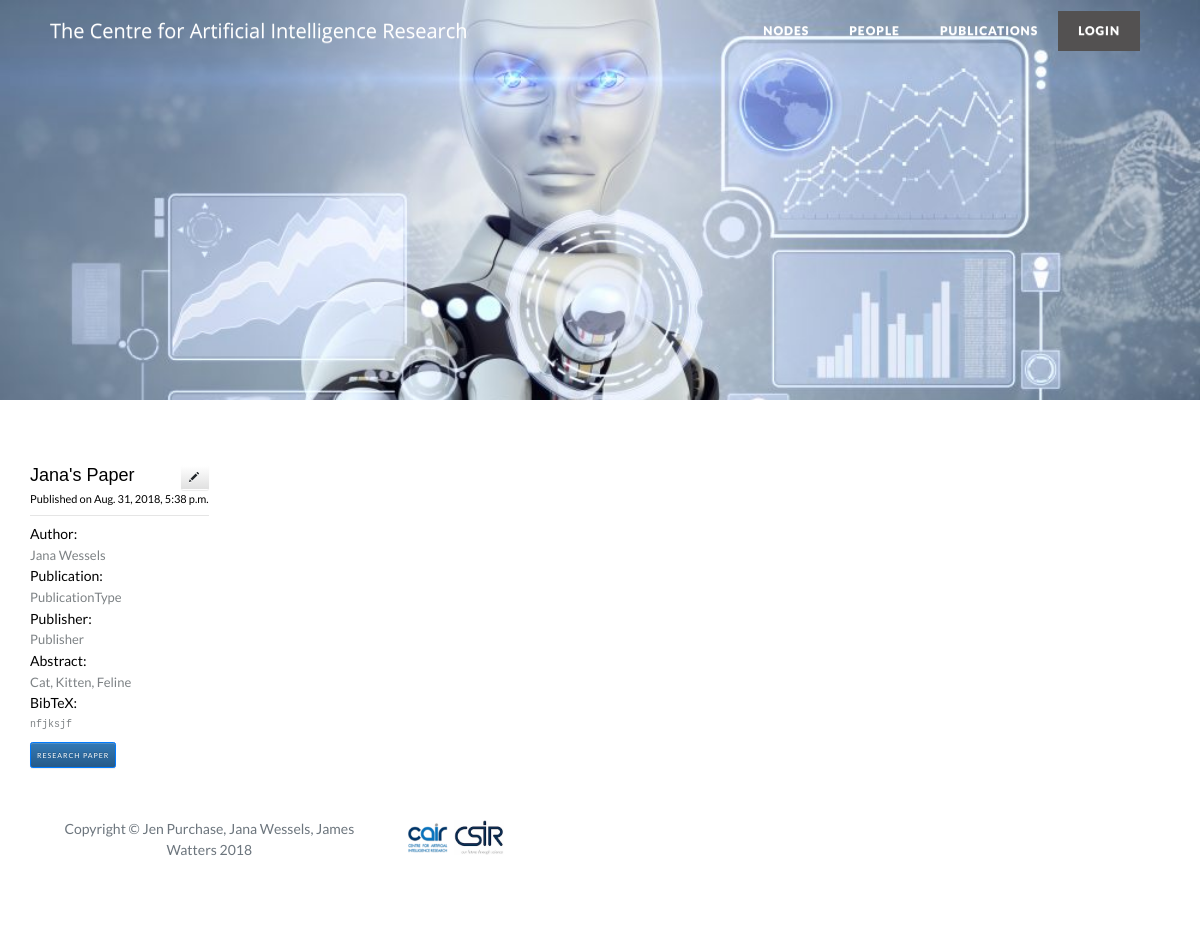
The page /paper/1/ on the database as committed earlier.
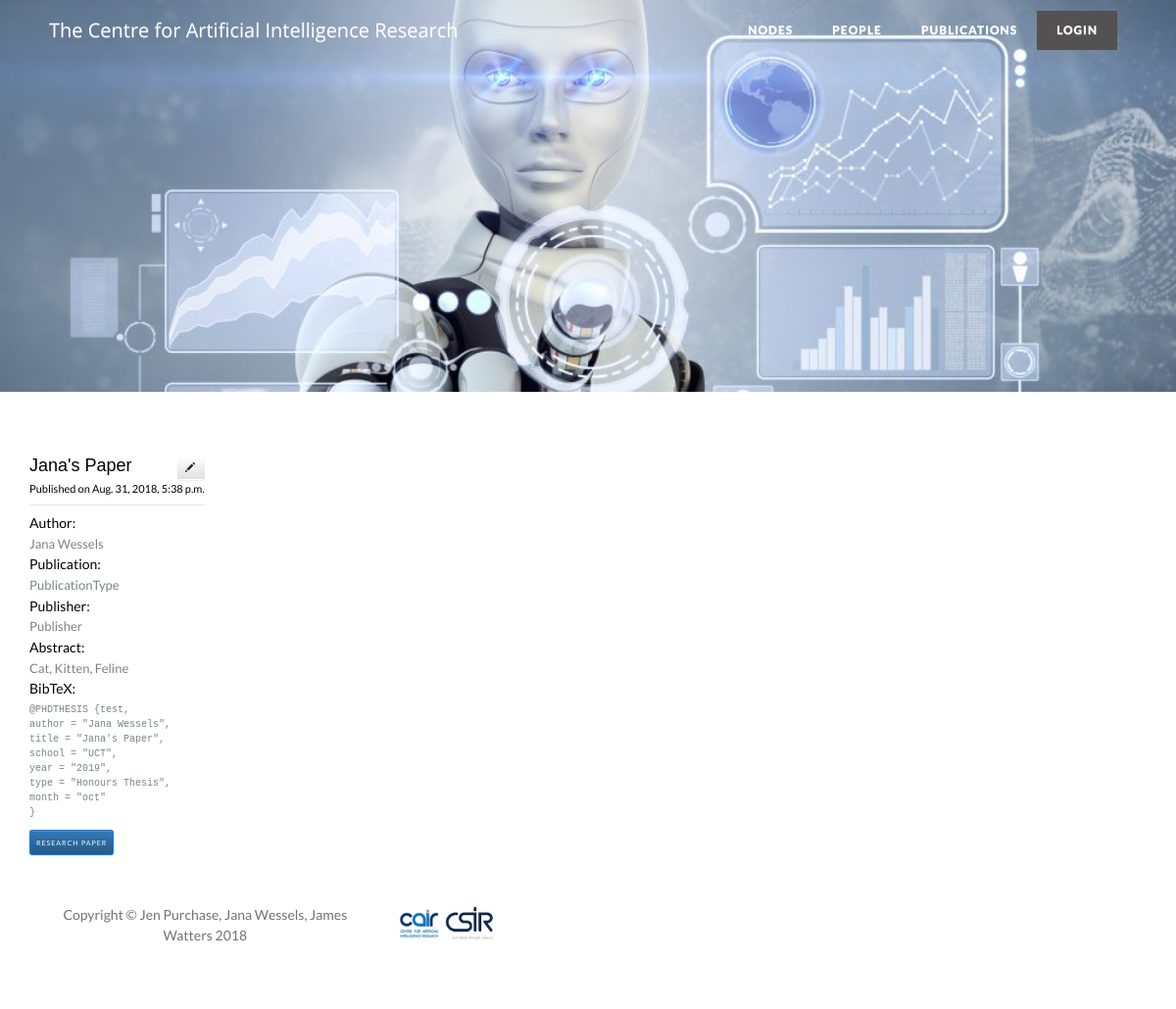
The same page on the database as committed later.
### papers/models.py (models this page shows, shortened)
class Paper(models.Model):
    Title = models.CharField(max_length=100)
    Author = models.ManyToManyField(get_user_model())
    PublicationType = models.TextField(default=' ', max_length=50, verbose_name="Publication")
    Publisher = models.TextField(default=' ', max_length=50)
    NumOfPages = models.TextField(default=' ', max_length=50, verbose_name="Pages")
    Date = models.DateTimeField('date published')
    Abstract = models.TextField(default=' ', max_length=2000)
    BibTex = models.TextField(default=' ', max_length=500)
    PaperPDF = models.FileField(default=' ', upload_to='media/', verbose_name="Research Paper")
    PeerPDF = models.FileField(default=' ', upload_to='media/', verbose_name="Peer Review")

### users/models.py (models this page shows)
class CustomUser(AbstractUser):
    MEMBER = '0'
    AUTHOR = '1'
    NODEADMIN = '2'
    GLOBALADMIN = '3'
    ROLES =(
        (MEMBER, 'Member'),
        (AUTHOR, 'Author'),
        (NODEADMIN, 'Node Admin'),
        (GLOBALADMIN, 'Global Admin')
    )
    IDNumber = models.IntegerField(default=0)
    Node = models.ForeignKey('nodes.Node', null=True, on_delete=models.CASCADE)
    Role = models.CharField(default=0, choices=ROLES, max_length=20)
    def __str__(self):
        return self.first_name+ " "+self.last_name

### papers/views.py (the view)
# urls.py: url(r'^paper/(?P<pk>[0-9]+)/$', views.paper_detail, name='paper_detail'),
def paper_detail(request, pk):
    paper = get_object_or_404(Paper, pk=pk)
    return render(request, 'paper_confirmation.html', {'paper': paper})

### templates/paper_confirmation.html (shortened to what this page needs)
<!DOCTYPE html>
<html>
<head>
    {% load staticfiles %}
    {% load static %}
    <link rel="stylesheet" href="{% static 'assets\css\bootstrap.min.css' %}">
    <link rel="stylesheet" href="https://cdnjs.cloudflare.com/ajax/libs/font-awesome/4.7.0/css/font-awesome.min.css">
    <link rel="stylesheet" href="https://cdnjs.cloudflare.com/ajax/libs/lightbox2/2.8.2/css/lightbox.min.css">
    <link rel="stylesheet" href="{% static 'assets\css\styles.min.css' %}">
    <link rel="stylesheet" href="//maxcdn.bootstrapcdn.com/bootstrap/3.2.0/css/bootstrap.min.css">
    <link rel="stylesheet" href="//maxcdn.bootstrapcdn.com/bootstrap/3.2.0/css/bootstrap-theme.min.css">
    <link rel="stylesheet" href="https://maxcdn.bootstrapcdn.com/bootstrap/4.0.0-beta/css/bootstrap.min.css">
</head>
<body>
    <nav class="navbar navbar-light navbar-expand-lg fixed-top" id="mainNav">
        <div class="container"><a class="navbar-brand" href="{% url 'home' %}" style="font-size:20px;'Merriweather Sans', sans-serif; font-weight: normal;">The Centre for Artificial Intelligence Research&nbsp;<br></a>
            <div class="collapse navbar-collapse" id="navbarResponsive">
                <ul class="nav navbar-nav ml-auto" style="font-family:Lato, sans-serif;">
                    <li class="nav-item" role="presentation"><a class="nav-link" href="{% url 'node' %}">Nodes</a></li>
                    <li class="nav-item" role="presentation"><a class="nav-link" href="{% url 'people' %}">People</a></li>
                    <li class="nav-item" role="presentation"><a class="nav-link" href="{% url 'publications' %}">Publications</a></li>
                    {% if user.is_authenticated %}
                        {% ifequal user.Role "1" %}
                        <li class="nav-item" role="presentation"><a class="nav-link" href="{% url 'paperupload' %}">Upload Paper</a></li>
                        {% endifequal %}
                        {% ifequal user.Role "2" %}
                        <li class="nav-item" role="presentation"><a class="nav-link" href="{% url 'paperupload' %}">Upload Paper</a></li>
                        <li class="nav-item" role="presentation"><a class="nav-link" href="{% url 'report' %}">Generate Report</a></li>
                        <li class="nav-item" role="presentation"><a class="nav-link" href="{% url 'admin:index' %}">Admin Site</a></li>
                        {% endifequal %}
                        {% ifequal user.Role "3" %}
                        <li class="nav-item" role="presentation"><a class="nav-link" href="{% url 'paperupload' %}">Upload Paper</a></li>
                        <li class="nav-item" role="presentation"><a class="nav-link" href="{% url 'report' %}">Generate Report</a></li>
                        <li class="nav-item" role="presentation"><a class="nav-link" href="{% url 'admin:index' %}">Admin Site</a></li>
                        {% endifequal %}
                        <li class="nav-item" role="presentation"><a class="nav-link" href="{% url 'user_detail' %}">Profile</a></li>
                        <li class="nav-item" role="presentation"><a class="nav-link" href="{% url 'logout' %}" style="background-color:#535151;">Logout</a></li>
                    {% else %}
                          <li class="nav-item" role="presentation"><a class="nav-link" href="{% url 'login' %}" style="background-color:#535151;">Login</a></li>
                    {% endif %}
                </ul>
            </div>
        </div>
    </nav>
    <header class="masthead" style="background-image:url({% static 'assets/img/robotics-and-AI.jpg' %});background-position:top;"
        <div class="overlay"></div>
        <div class="container">
            <div class="row">
                <div class="col-md-10 col-lg-8 mx-auto">
                    <div class="site-heading">
                    </div>
                </div>
            </div>
        </div>
    </header>
    <div class="container">
        <div class="row">
            <div class="post">
                    <a href="{% url 'paper_detail' pk=paper.pk %}">
                        <div class="post-preview">
                            <a href="#">
                                <br>
                                <a class="btn btn-default" style="float: right;" href="{% url 'paper_edit' pk=paper.pk %}"><span class="glyphicon glyphicon-pencil"></span></a>
                                <h2 class="post-title" style="font-family:'Merriweather Sans', sans-serif;font-size:18px;color:rgb(0,0,0);">{{ paper.Title }}</h2>
                                <h3 class="post-subtitle" style="font-family:Lato, sans-serif;font-size:11px;color:rgb(0,0,0);">Published on {{ paper.Date }}</h3>
                            </a>
                        </div>
                            <hr>
                            <h3 class="post-subtitle" style="font-family:Lato, sans-serif;font-size:14px;color:rgb(0,0,0);font-weight:normal;">Author{{ paper.Author.all|pluralize }}:</h3>
                                {% for author in paper.Author.all %}
                                    <h3 class="post-subtitle" style="font-family:Lato, sans-serif;font-size:13px;color:#7d8285;font-weight:normal;">{{author}}</h3>
                                {% endfor %}
                            <h3 class="post-subtitle" style="font-family:Lato, sans-serif;font-size:14px;color:rgb(0,0,0);font-weight:normal;">Publication:</h3>
                            <h3 class="post-subtitle" style="font-family:Lato, sans-serif;font-size:13px;font-weight:normal;color:#7d8285;">{{ paper.PublicationType}}<br></h3>
                            <h3 class="post-subtitle" style="font-family:Lato, sans-serif;font-size:14px;color:rgb(0,0,0);font-weight:normal;">Publisher:</h3>
                            <h3 class="post-subtitle" style="font-family:Lato, sans-serif;font-size:13px;font-weight:normal;color:#7d8285;">{{ paper.Publisher}}<br></h3>
                            <h3 class="post-subtitle" style="font-family:Lato, sans-serif;font-size:14px;color:rgb(0,0,0);font-weight:normal;">Abstract:</h3>
                            <h3 class="post-subtitle" style="font-family:Lato, sans-serif;font-size:13px;font-weight:normal;color:#7d8285;">{{ paper.Abstract}}<br></h3>
                            <h3 class="post-subtitle" style="font-family:Lato, sans-serif;font-size:14px;color:rgb(0,0,0);font-weight:normal;">BibTeX:</h3>
                            <h3 class="post-subtitle" style="font-family:'Roboto Mono', monospace;font-size:10px;font-weight:normal;color:#7d8285;">{{ paper.BibTex|linebreaks}}</h3>
                            <form action={{paper.PaperPDF.url}} >
                                <button class="btn btn-primary" type="submit"  style = "font-family:Lato, sans-serif;background-color:darkslateblue;font-size:7px;height:26px;padding:6px;font-weight:normal;">Research Paper</button>
                            </form>
                    </a>
                </div>
    <footer>
        <div class="container">
            <div class="row">
                <div class="col-md-10 col-lg-8 mx-auto">
                    <p class="text-center text-muted copyright" style="font-family: Lato;font-size:14px;">Copyright&nbsp;©&nbsp;Jen Purchase, Jana Wessels, James Watters 2018</p>
                </div>
                <div
                        class="col"><img src="{% static 'assets/img/cair-logo_3.png' %}" width="50" style="background-image:url(&quot;/assets/img/csir.jpg?h=6fd4231655dcb2277522636f12c9ce9d&quot;);"><img src="{% static 'assets/img/csir.jpg' %}" width="50" style="background-image:url(&quot;/assets/img/csir.jpg?h=6fd4231655dcb2277522636f12c9ce9d&quot;);">
                </div>
            </div>
        </div>
     </footer>
</body>
</html>

Rows that differ between the two databases and show on the page:
changed Paper "Jana's Paper": BibTex "nfjksjf" → "@PHDTHESIS {test, author = \"Jana Wessels\", title = \"Jana's Paper\", school = \"UCT\", year = \"2019\", type = \"Honours Thesis\", month = \"oct\" }"
